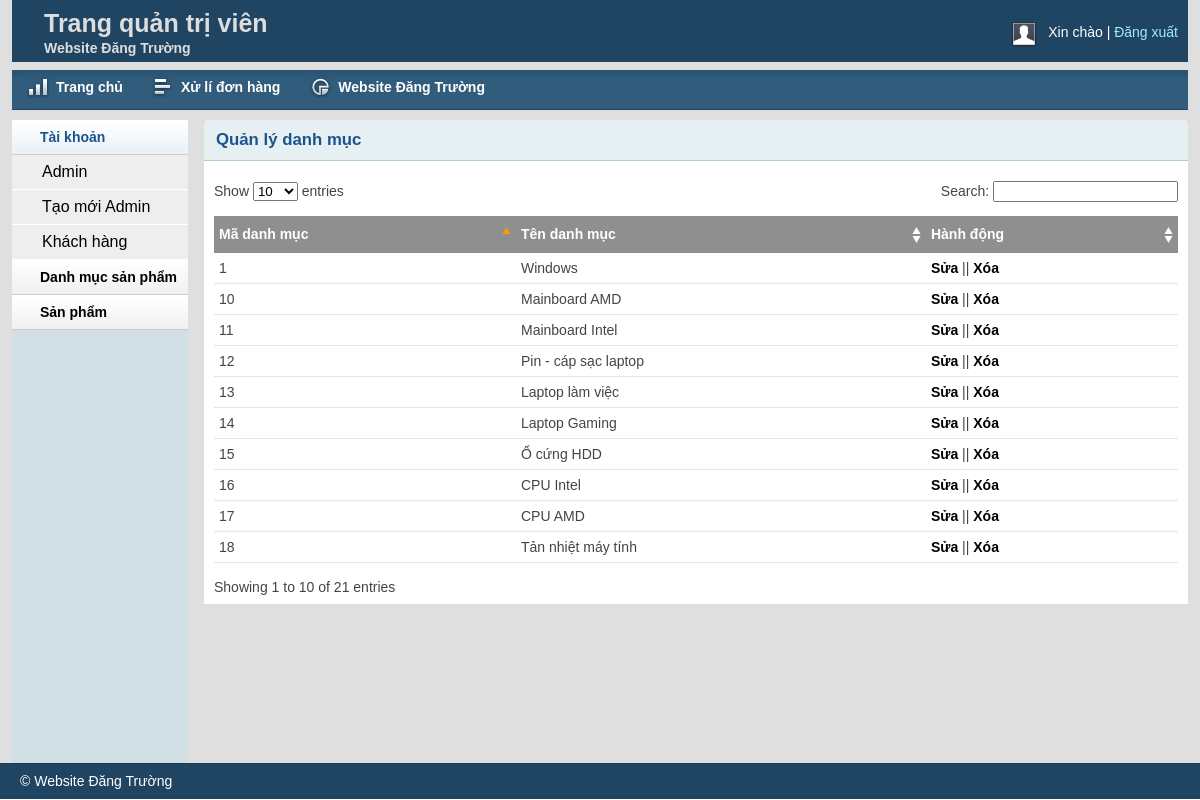
The page /Computers/admin/catlist.php on the database its author committed.
### tables this page shows
CREATE TABLE `tblproductcategory` (
  `CategoryID` char(5) NOT NULL,
  `CategoryName` varchar(255) NOT NULL
);

### Computers/lib/Database.php (called while the page is built, shortened)
<?php
class Database
{
    public $host   = DB_HOST;
    public $user   = DB_USER;
    public $pass   = DB_PASS;
    public $dbname = DB_NAME;
    public $link;
    private function connectDB()
    {
        $this->link = new mysqli(
            $this->host,
            $this->user,
            $this->pass,
            $this->dbname
        );
    }
    public function select($query)
    {
        $result = $this->link->query($query) or
        die($this->link->error . __LINE__);
        if ($result->num_rows > 0) {
            return $result;
        } else {
            return false;
        }
    }
}

### Computers/classes/Category.php (called while the page is built, shortened)
<?php
$filepath = realpath(dirname(__FILE__));
include_once($filepath.'/../lib/Database.php');
 ?>
<?php
class Category
{
    private $database;
    public function __construct()
    {
        $this->database = new Database();
    }
    public function getAllCat()
    {
        $query = "SELECT * FROM tblProductCategory ORDER BY CategoryID DESC";
        $result = $this->database->select($query);
        return $result;
    }
}

### Computers/admin/catlist.php (the view, shortened to what this page needs)
<?php include 'inc/header.php';?>
<?php include 'inc/sidebar.php';?>
<?php include '../classes/Category.php'; ?>
<?php
$cat = new Category();
 ?>
        <div class="grid_10">
            <div class="box round first grid">
                <h2>Quản lý danh mục</h2>
                <div class="block">
                    <table class="data display datatable" id="example">
					<thead>
						<tr>
							<th>Mã danh mục</th>
							<th>Tên danh mục</th>
							<th>Hành động</th>
						</tr>
					</thead>
					<tbody>
						<?php
                        $getCat = $cat->getAllCat();
                        if ($getCat) {
                            $i=0;
                            while ($result = $getCat->fetch_assoc()) {
                                $i++; ?>
						<tr class="odd gradeX">
							<td><?php echo $i; ?></td>
							<td><?php echo $result['CategoryName']; ?></td>
							<td><a href="catedit.php?CategoryID=<?php echo $result['CategoryID']; ?>">Sửa</a> || <a onclick="return confirm('Are you sure to delete this?')" href="?delcat=<?php echo $result['CategoryID']; ?>">Xóa</a></td>
						</tr>
						<?php
                            }
                        } ?>
					</tbody>
				</table>
               </div>
            </div>
        </div>
<?php include 'inc/footer.php';?>

### Computers/admin/css/layout.css (style rules this page uses)
body { background: #fff none repeat scroll 0 0; color: #444; font-size: 14px; padding: 0; }
a { color: #000; font-weight:bold; text-decoration: none; }
h1, h2, h3, h4, h5, h6 { line-height:1.2em; margin-bottom:.3em; }
h2 { margin-top:1em; }
.box { background:#fff; margin-bottom:20px; padding:10px 10px 10px 10px; margin-left:-8px; }
.box.grid { padding-bottom:40px; }
.box.round { -moz-border-radius: 5px 5px 0px 0px; -webkit-border-radius: 5px 5px 0px 0px; border-radius: 5px 5px 0px 0px; }
.box h2 { font-size:1.2em; font-weight:bold; color:#1B548D; background:#E6F0F3; margin:-10px -10px 0 -10px; padding:10px 12px; border-bottom:1px solid #B3CBD6; -moz-border-radius: 5px 5px 0px 0px; -webkit-border-radius: 5px 5px 0px 0px; border-radius: 5px 5px 0px 0px; }
.box.first { min-height: 406px; }
.block { padding-top:20px; }
.block { padding-bottom:1px; }
table.display { margin: 0 auto; clear: both; width: 100%; }
.sorting_asc { background: #8f8f8f url(../img/table/sort_asc.png) no-repeat center right; padding:8px 5px; text-align:left; color:#fff; }
.sorting { background:#8f8f8f url(../img/table/sort_both.png) no-repeat center right; padding:8px 5px; text-align:left; color:#fff; }
tr.odd { height: 30px; line-height: 30px; border-bottom:1px solid #e6e6e6; }
tr.even { height: 30px; line-height: 30px; border-bottom:1px solid #e6e6e6; }
tr.odd td, tr.even td { padding-left:5px; }

### rows shown on the page
tblproductcategory: CategoryName "Windows"
tblproductcategory: CategoryName "Mainboard AMD"
tblproductcategory: CategoryName "Mainboard Intel"
tblproductcategory: CategoryName "Pin - cáp sạc laptop"
tblproductcategory: CategoryName "Laptop làm việc"
tblproductcategory: CategoryName "Laptop Gaming"
tblproductcategory: CategoryName "Ổ cứng HDD"
tblproductcategory: CategoryName "CPU Intel"
tblproductcategory: CategoryName "CPU AMD"
tblproductcategory: CategoryName "Tản nhiệt máy tính"
